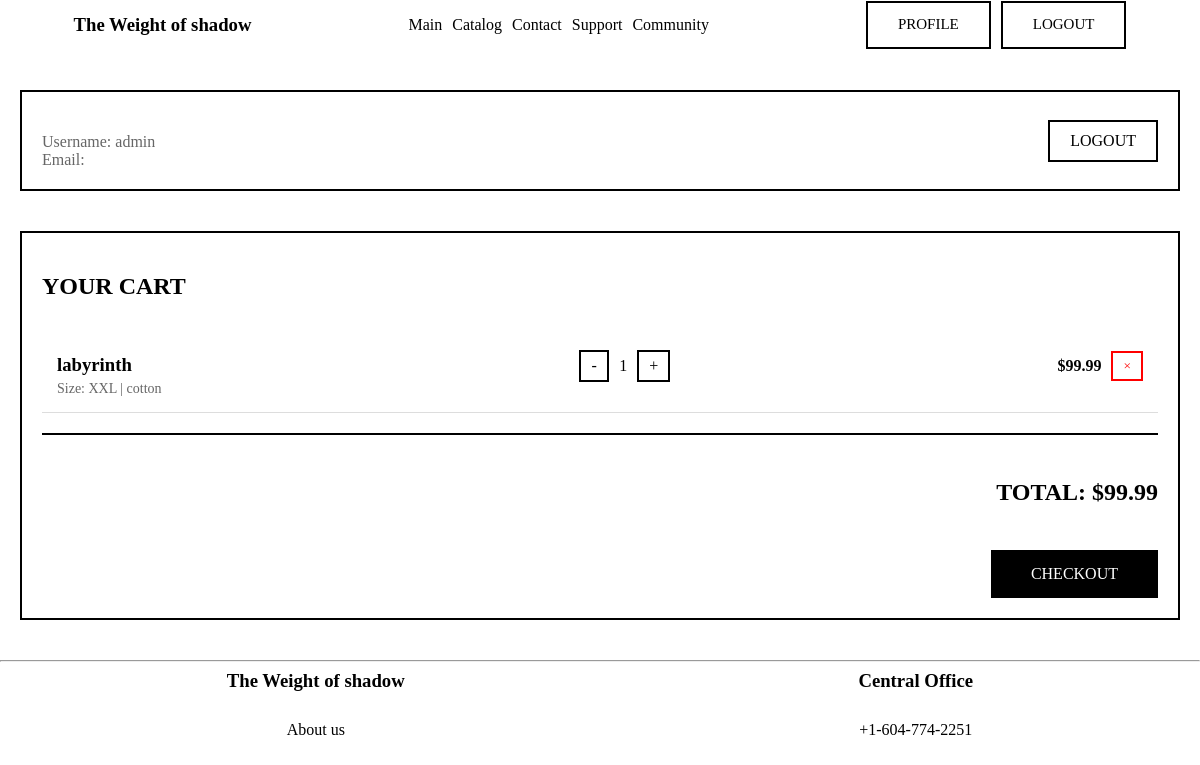
The page /users/profile/ (signed in) on the database its author committed.
### users/models.py (models this page shows, shortened)
class CartItem(models.Model):
    SIZE_CHOICES = [
        ('S', 'S'),
        ('M', 'M'),
        ('L', 'L'),
        ('XL', 'XL'),
        ('XXL', 'XXL'),
    ]
    cart = models.ForeignKey(Cart, on_delete=models.CASCADE, related_name='items')
    t_shirt = models.ForeignKey(T_shirt, on_delete=models.CASCADE, null=True, blank=True)
    sweatshirt = models.ForeignKey(Sweatshirt, on_delete=models.CASCADE, null=True, blank=True)
    quantity = models.PositiveIntegerField(default=1)
    size = models.CharField(max_length=5, choices=SIZE_CHOICES, default='S')
    added_at = models.DateTimeField(auto_now_add=True)
    def get_item(self):
        if self.t_shirt:
            return self.t_shirt
        return self.sweatshirt
    def get_price(self):
        item = self.get_item()
        if not item:
            return 0
        price_str = item.price
        price_str = price_str.replace(' ', '').replace(',', '.').replace('$', '')
        try:
            base_price = float(price_str)
        except ValueError:
            base_price = 0
        size_prices = {
            'S': 0,
            'M': 10,
            'L': 20,
            'XL': 30,
            'XXL': 40
        }
        return base_price + size_prices.get(self.size, 0)
    def get_total_price(self):
        return self.get_price() * self.quantity
    class Meta:
        unique_together = ['cart', 't_shirt', 'sweatshirt', 'size']

### catalog/models.py (models this page shows, shortened)
class T_shirt(models.Model):
    type_collections = [
        ("Modern Minimalism", "Modern Minimalism"),
        ("The promise of hope","The promise of hope"),
        ("The Crying Machiavelli", "The Crying Machiavelli"),
        ("Blood money", "Blood money"),
        ("The March Collection", "The March Collection"),
        ("The weihgt of Shadow & Rick and Morty", "The weihgt of Shadow & Rick and Morty")
    ]
    image = models.ImageField(default='null', blank=True, null= True)
    image2 = models.URLField(max_length=250, blank= True, null=True)
    name = models.CharField(max_length=100)
    structure = models.CharField(max_length=100, default='cotton')
    price = models.CharField(max_length=20)
    collections_type = models.CharField(default='Modern Minimalism',choices=type_collections)
    text = models.TextField('about')

### users/views.py (the view)
# urls.py: path('profile/', views.profile_view, name='profile'),  # Это должно быть!
@login_required
def profile_view(request):
    cart, created = Cart.objects.get_or_create(user=request.user)
    cart_items = cart.items.all()
    total_price = cart.get_total_price()
    context = {
        'user': request.user,
        'cart_items': cart_items,
        'total_price': total_price,
    }
    return render(request, 'users/profile.html', context)

### users/models.py (called while the page is built)
    def get_total_price(self):
        total = 0
        for item in self.items.all():
            total += item.get_total_price()
        return total

### users/templates/users/profile.html (shortened to what this page needs)
{% extends 'myapp/layout.html' %}
{% load static %}
{% block content %}
<div class="profile-container">
    <div class="profile-header">
        <div class="user-info">
            <p>Username: {{ user.username }}</p>
            <p>Email: {{ user.email }}</p>
        </div>
        <a href="{% url 'users:logout' %}" class="logout-button">LOGOUT</a>
    </div>
    <div class="cart-section">
        <h2>YOUR CART</h2>
        {% if cart_items %}
            {% for item in cart_items %}
            <div class="cart-item">
                <div class="item-info">
                    <h3>{{ item.get_item.name }}</h3>
                    <p>Size: {{ item.size }} | {{ item.get_item.structure }}</p>
                </div>
                <div class="item-quantity">
                    <form method="post" action="{% url 'users:update_cart' item.id %}" class="quantity-form">
                        <button type="submit" class="quantity-btn">-</button>
                    </form>
                    <span style="font-family: algerian;">{{ item.quantity }}</span>
                    <form method="post" action="{% url 'users:update_cart' item.id %}" class="quantity-form">
                        <button type="submit" class="quantity-btn">+</button>
                    </form>
                </div>
                <div class="item-price">
                    ${{ item.get_total_price|floatformat:2 }}
                </div>
                <form method="post" action="{% url 'users:update_cart' item.id %}">
                    <button type="submit" class="remove-btn">×</button>
                </form>
            </div>
            {% endfor %}
            <div class="cart-total">
                <h3>TOTAL: ${{ total_price|floatformat:2 }}</h3>
                <a href="{% url 'users:checkout' %}" class="checkout-btn">CHECKOUT</a>
            </div>
        {% else %}
            <div class="empty-cart">
                <p>Your cart is empty</p>
                <a href="{% url 'collections:collec' %}" class="checkout-btn" style="margin-top: 20px;">BROWSE COLLECTIONS</a>
            </div>
        {% endif %}
    </div>
</div>
{% endblock %}

### static/myapp/css/layout.css (style rules this page uses)
body { margin: 0; padding: 0; }
a { font-family: algerian; text-decoration: none; color: black; margin: 0; padding: 0; }
p { font-family: algerian; color: black; margin: 0; padding: 0; }
h3 { font-family: algerian; color: black; }

### users/templates/users/profile.html (style rules this page uses)
.profile-container { max-width: 1200px; margin: 40px auto; padding: 0 20px; }
.profile-header { display: flex; justify-content: space-between; align-items: center; margin-bottom: 40px; padding: 20px; border: 2px solid black; }
.user-info p { font-family: algerian; color: #666; }
.logout-button { font-family: algerian; padding: 10px 20px; background: white; border: 2px solid black; cursor: pointer; text-decoration: none; color: black; transition: all 0.3s ease; }
.cart-section { border: 2px solid black; padding: 20px; }
.cart-section h2 { font-family: algerian; margin-bottom: 20px; }
.cart-item { display: flex; justify-content: space-between; align-items: center; padding: 15px; border-bottom: 1px solid #ddd; }
.item-info { flex: 2; }
.item-info h3 { font-family: algerian; margin-bottom: 5px; }
.item-info p { font-family: algerian; color: #666; font-size: 14px; }
.item-quantity { flex: 1; display: flex; align-items: center; gap: 10px; }
.quantity-form { display: inline; }
.quantity-btn { font-family: algerian; padding: 5px 10px; background: white; border: 2px solid black; cursor: pointer; font-size: 16px; min-width: 30px; }
.item-price { flex: 1; font-family: algerian; font-weight: bold; text-align: right; }
.remove-btn { font-family: algerian; padding: 5px 10px; background: white; border: 2px solid red; color: red; cursor: pointer; margin-left: 10px; }
.cart-total { margin-top: 20px; padding-top: 20px; border-top: 2px solid black; text-align: right; }
.cart-total h3 { font-family: algerian; font-size: 24px; }
.checkout-btn { font-family: algerian; display: inline-block; padding: 15px 40px; background: black; color: white; text-decoration: none; margin-top: 20px; transition: all 0.3s ease; }

### rows shown on the page
CartItem: get_item.name "labyrinth", size "XXL", get_item.structure "cotton", quantity "1", get_total_price "99.99"

### other values the page prints
{{ user.username }} "admin"
{{ total_price|floatformat:2 }} "99.99"
